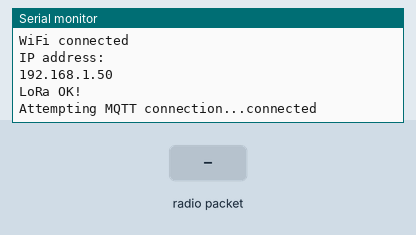
Bench run of a sketch on a simulated ESP32. On the bench: the last lines printed to the serial monitor. The test bench sets the inputs (shaded band). WiFi joins after 1.5 s; servers stay silent unless stated; random numbers use the default seed unless the sketch sets one; no radio packets arrive unless stated; no MQTT or app messages arrive unless stated.

Above: at 2.7 s.
2.8 s: radio packet "1" arrives
At 3.2 s:
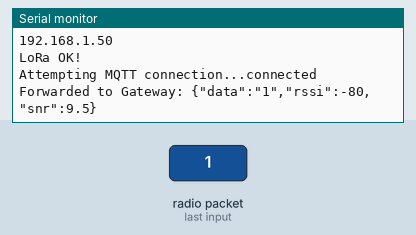
4.3 s: radio packet "0" arrives
At 5.5 s:
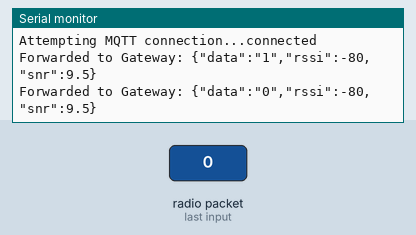
5.8 s: radio packet "2" arrives
At 6.7 s:
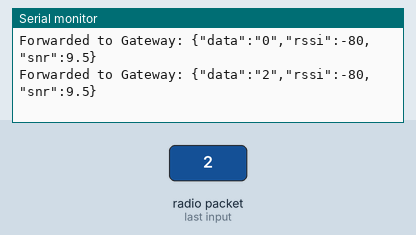

The sketch:

sx1276_v3_stm2EspShowOnWeb.ino
```cpp
#include <WiFi.h>
#include <PubSubClient.h> // 請在 Library Manager 安裝
#include <LoRa.h>

// WiFi & MQTT 設定
const char* ssid = "Ang";
const char* password = "a22560540";
//const char* mqtt_server = "broker.hivemq.com"; // 測試用公共伺服器
const char* mqtt_server = "172.20.10.4"; // 這裡請填入你 Raspberry Pi 的實際 IP

WiFiClient espClient;
PubSubClient client(espClient);
// 在 loop() 的最後一個大括號之後貼上這些：

void setup_wifi() {
  delay(10);
  Serial.println();
  Serial.print("Connecting to ");
  Serial.println(ssid);

  WiFi.begin(ssid, password);

  while (WiFi.status() != WL_CONNECTED) {
    delay(500);
    Serial.print(".");
  }

  Serial.println("");
  Serial.println("WiFi connected");
  Serial.println("IP address: ");
  Serial.println(WiFi.localIP());
}

void reconnect() {
  // 循環直到重新連接成功
  while (!client.connected()) {
    Serial.print("Attempting MQTT connection...");
    // 建立一個隨機的 Client ID
    String clientId = "ESP32Client-";
    clientId += String(random(0xffff), HEX);

    // 嘗試連接
    if (client.connect(clientId.c_str())) {
      Serial.println("connected");
      // 連接成功後可以重新訂閱主題 (如果需要的話)
      // client.subscribe("inTopic");
    } else {
      Serial.print("failed, rc=");
      Serial.print(client.state());
      Serial.println(" try again in 5 seconds");
      // 等 5 秒再重試
      delay(5000);
    }
  }
}

void setup() {
    Serial.begin(115200);
    // 1. 初始化 WiFi & LoRa (略，同之前)
    setup_wifi();
    LoRa.setPins(5, 14, 2);
    LoRa.begin(433E6);
    if (!LoRa.begin(433E6)) {
      Serial.println("LoRa Error! Check your wiring.");
      while (1); // 停在這裡，方便你檢查硬體
    }
    Serial.println("LoRa OK!");

    client.setServer(mqtt_server, 1883);
}

// ESP32.ino 局部修正
void loop() {
    if (!client.connected()) reconnect();
    client.loop();

    int packetSize = LoRa.parsePacket();
    if (packetSize) {
        String msg = "";
        while (LoRa.available()) { msg += (char)LoRa.read(); }

        // 清理一下從 LoRa 拿到的字串 (去掉可能存在的 \r\n)
        msg.trim();

        char attributes[128];
        // 1. 格式對齊 Gateway：必須有 "data" 欄位
        // 2. 注意：rssi 和 snr 是整數和浮點數
        snprintf(attributes, sizeof(attributes),
                 "{\"data\":\"%s\",\"rssi\":%d,\"snr\":%.1f}",
                 msg.c_str(), LoRa.packetRssi(), LoRa.packetSnr());

        // 3. 重要：Topic 改為 "devices/..." (複數)
        // 這樣 Gateway 的 on_event (v13.5) 才能正確拆解 parts[1]
        client.publish("devices/STM32_01/event", attributes);

        Serial.println("Forwarded to Gateway: " + String(attributes));
    }
}
```

Measured:
- after the input at 2.8 s, the serial monitor: prints a new line at once (image 1)
- after the input at 4.3 s, the serial monitor: prints a new line at once (image 2)
- after the input at 5.8 s, the serial monitor: prints a new line at once (image 3)
